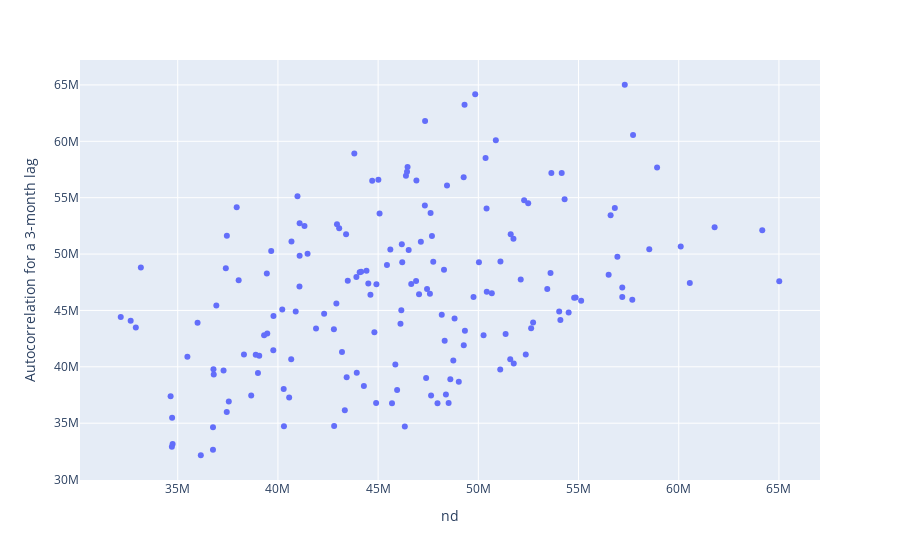

Source (notebook cell):
### Markdown cell above
#### Auto Regressive (AR) Component

### Code cell
#Plot nd with lag to see if it is autocorrelated
fig = px.scatter(
    x=df_monthly["nd"], 
    y=df_monthly["nd"].shift(3) # 3-month lagged observations
)
fig.update_layout(
    xaxis_title="nd", 
    yaxis_title="Autocorrelation for a 3-month lag"
)
fig.show()

### Figure 1 — Plotly figure (JSON) as saved in the notebook; plotly's stock layout.template omitted (floating-point values rounded to 4 significant figures; data arrays with more than 128 entries replaced by an {"elided": "..."} marker saying what was removed)
{"data": [{"hovertemplate": "x=%{x}<br>y=%{y}<extra></extra>", "legendgroup": "", "marker": {"color": "#636efa", "symbol": "circle"}, "mode": "markers", "name": "", "orientation": "v", "showlegend": false, "type": "scatter", "x": {"elided": "169 int values"}, "xaxis": "x", "y": {"elided": "169 int values"}, "yaxis": "y"}], "layout": {"legend": {"tracegroupgap": 0}, "margin": {"t": 60}, "xaxis": {"anchor": "y", "domain": [0, 1], "title": {"text": "nd"}}, "yaxis": {"anchor": "x", "domain": [0, 1], "title": {"text": "Autocorrelation for a 3-month lag"}}}}
